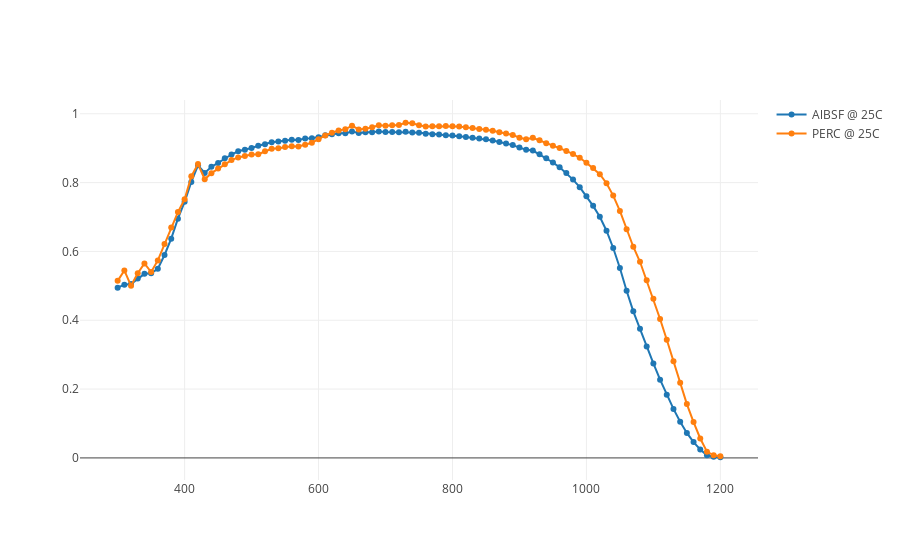

Notebook source saved alongside this figure:
### Code cell
trace0 = go.Scatter(
    x = albsf[0],
    y = albsf[1],
    mode = 'lines+markers',
    name = 'AlBSF @ 25C'
)
trace1 = go.Scatter(
    x = perc[0],
    y = perc[1],
    mode = 'lines+markers',
    name = 'PERC @ 25C'
)

data = [trace0, trace1]

layout = go.Layout(
    title=go.layout.Title(
        text='EQEs of AlBSF and PERC Solar Cells',
        xref='paper',
        x=0
    ),
    xaxis=go.layout.XAxis(
        title=go.layout.xaxis.Title(
            text='Wavelength [nm]'
        )
    ),
    yaxis=go.layout.YAxis(
        title=go.layout.yaxis.Title(
            text='EQE'
        )
    )
)

title = 'EQEs of AlBSF and PERC Solar Cells'
xlabel = 'Wavelength [nm]'
ylabel = 'EQE'
fig = go.Figure(data=data, layout=genLayout(title, xlabel, ylabel))

plotly.offline.iplot(fig, filename='AlBSFvsPERC.html')
